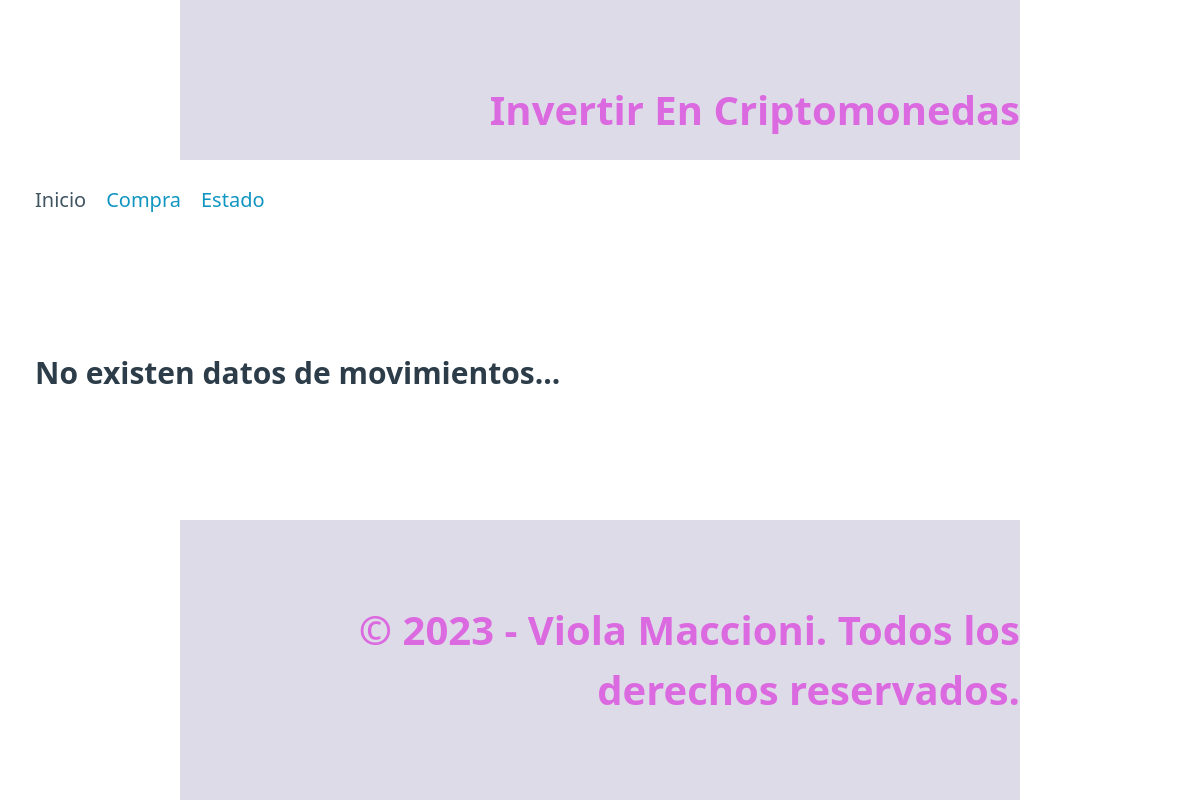
/, run on an earlier commit of the app's database.
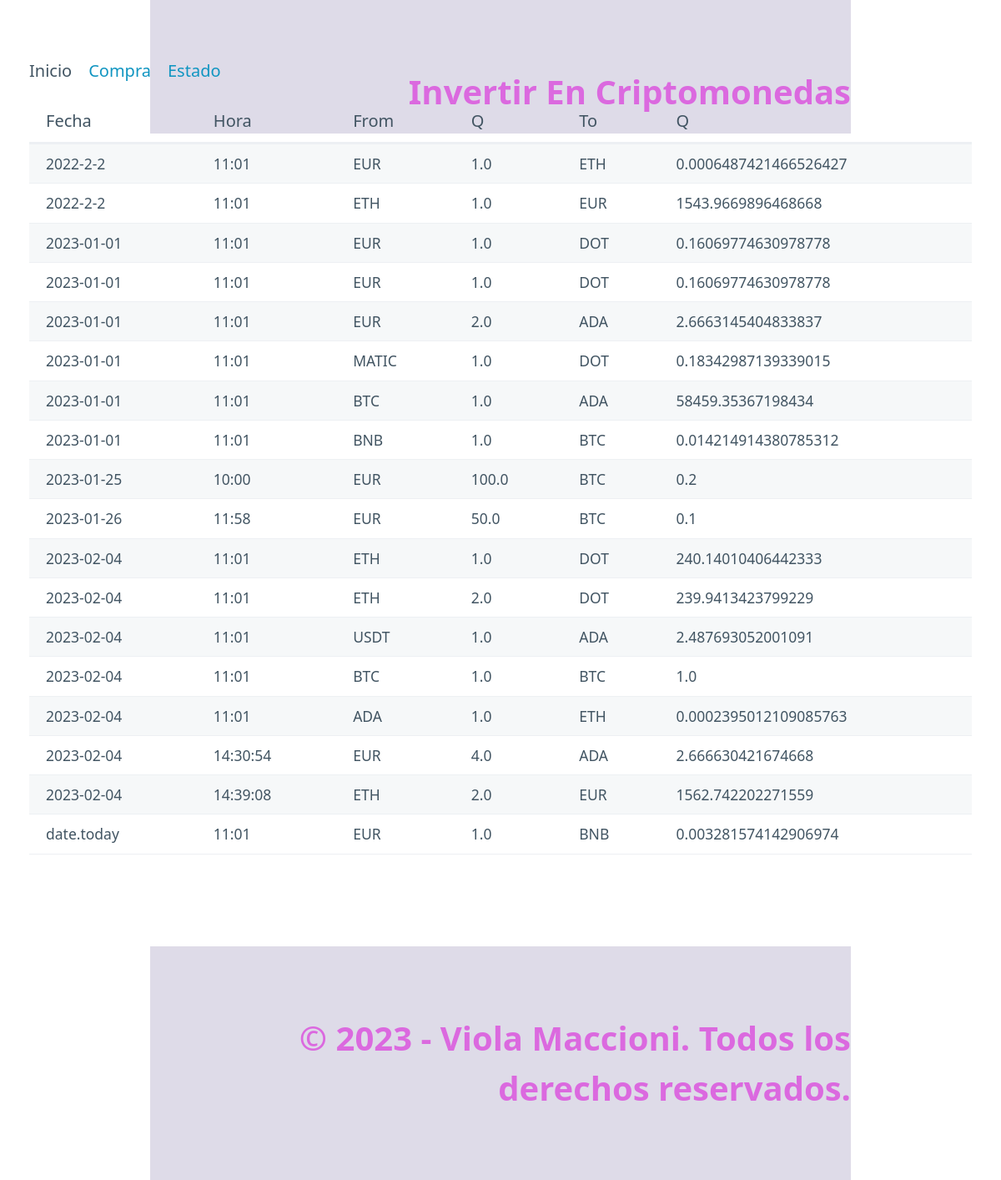
And on a later commit of the database.
### tables this page shows
CREATE TABLE "movements" (
	"id"	INTEGER,
	"date"	TEXT NOT NULL,
	"time"	TEXT NOT NULL,
	"moneda_from"	TEXT NOT NULL,
	"cantidad_from"	REAL NOT NULL,
	"moneda_to"	TEXT NOT NULL,
	"cantidad_to"	REAL NOT NULL,
	PRIMARY KEY("id" AUTOINCREMENT)
);

### registro_ig/routes.py (the view)
@app.route("/")#Home
def index():
    registros = select_all()#importo todo el registro
    return render_template("index.html", page = "Inicio", pageTitle="Home",data=registros)#data esta en index con jinja, y aqui creamos la variable asignandole la lista de diccionario data_mov

### registro_ig/models.py (called while the page is built)
def select_all():#importo todo lo que hay en el form sql a la pagina html
    connect = Conexion("select id,date,time,moneda_from,cantidad_from,moneda_to,cantidad_to from movements order by date;")
    columnas= connect.res.description#capturo los nombres de columnas
    filas = connect.res.fetchall()#capturo las filas de datos
    resultado= []#lista para guadar diccionario
    for fila in filas:
        dato={}#crear un diccionario para cada registro
        posicion=0#crear una posicion de columna para adjuntar y incrementar
        for campo in columnas:
            dato[campo[0]]=fila[posicion]#el campo columna es siempre en 0
            posicion += 1
        resultado.append(dato)
    connect.con.close()
    return resultado

### registro_ig/templates/index.html
{% extends "base.html" %}
{% block section %}
{% if data %}
<table role="grid">
    <thead>
        <tr>
            <th>Fecha</th>
            <th>Hora</th>
            <th>From</th>
            <th>Q</th>
            <th>To</th>
            <th>Q</th>
        </tr>
    </thead>
    <tbody>
        <div class="formulario">
            {% for movements in data %}
            <tr>
                <td>{{movements.date}}</td>
                <td>{{movements.time}}</td>
                <td>{{movements.moneda_from}}</td>
                <td>{{movements.cantidad_from}}</td>
                <td>{{movements.moneda_to}}</td>
                <td>{{movements.cantidad_to}}</td>
            </tr>
            {% endfor %}
        </div>
    </tbody>
</table>
{% else %}
<h3>No existen datos de movimientos...</h3>
{% endif %}
{% endblock %}

What changed in the data, as far as the page shows it:
added movements: date "2022-2-2", time "11:01", moneda_from "EUR", cantidad_from "1.0", moneda_to "ETH", cantidad_to "0.0006487421466526427"
added movements: date "2022-2-2", time "11:01", moneda_from "ETH", cantidad_from "1.0", moneda_to "EUR", cantidad_to "1543.9669896468668"
added movements: date "2023-01-01", time "11:01", moneda_from "EUR", cantidad_from "1.0", moneda_to "DOT", cantidad_to "0.16069774630978778"
added movements: date "2023-01-01", time "11:01", moneda_from "EUR", cantidad_from "1.0", moneda_to "DOT", cantidad_to "0.16069774630978778"
added movements: date "2023-01-01", time "11:01", moneda_from "EUR", cantidad_from "2.0", moneda_to "ADA", cantidad_to "2.6663145404833837"
added movements: date "2023-01-01", time "11:01", moneda_from "MATIC", cantidad_from "1.0", moneda_to "DOT", cantidad_to "0.18342987139339015"
added movements: date "2023-01-01", time "11:01", moneda_from "BTC", cantidad_from "1.0", moneda_to "ADA", cantidad_to "58459.35367198434"
added movements: date "2023-01-01", time "11:01", moneda_from "BNB", cantidad_from "1.0", moneda_to "BTC", cantidad_to "0.014214914380785312"
added movements: date "2023-01-25", time "10:00", moneda_from "EUR", cantidad_from "100.0", moneda_to "BTC", cantidad_to "0.2"
added movements: date "2023-01-26", time "11:58", moneda_from "EUR", cantidad_from "50.0", moneda_to "BTC", cantidad_to "0.1"
added movements: date "2023-02-04", time "11:01", moneda_from "ETH", cantidad_from "1.0", moneda_to "DOT", cantidad_to "240.14010406442333"
added movements: date "2023-02-04", time "11:01", moneda_from "ETH", cantidad_from "2.0", moneda_to "DOT", cantidad_to "239.9413423799229"
added movements: date "2023-02-04", time "11:01", moneda_from "USDT", cantidad_from "1.0", moneda_to "ADA", cantidad_to "2.487693052001091"
added movements: date "2023-02-04", time "11:01", moneda_from "BTC", cantidad_from "1.0", moneda_to "BTC", cantidad_to "1.0"
added movements: date "2023-02-04", time "11:01", moneda_from "ADA", cantidad_from "1.0", moneda_to "ETH", cantidad_to "0.0002395012109085763"
added movements: date "2023-02-04", time "14:30:54", moneda_from "EUR", cantidad_from "4.0", moneda_to "ADA", cantidad_to "2.666630421674668"
added movements: date "2023-02-04", time "14:39:08", moneda_from "ETH", cantidad_from "2.0", moneda_to "EUR", cantidad_to "1562.742202271559"
added movements: date "date.today", time "11:01", moneda_from "EUR", cantidad_from "1.0", moneda_to "BNB", cantidad_to "0.003281574142906974"
Also different on the page:
text no longer shown: "No existen datos de movimientos..."
text now shown: "Fecha Hora From Q To Q"
